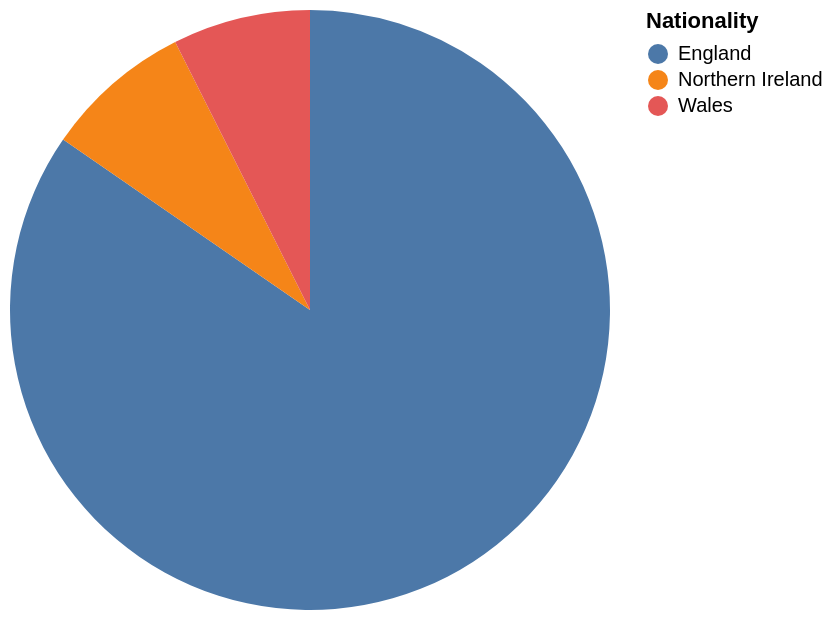

Write the Vega-Lite specification saved for this chart.
### Vega-Lite specification from a JSON file in a GitHub repository (floating-point values rounded to 4 significant figures)
{"data": {"values": [{"x_data": "England", "y_data": 308}, {"x_data": "Northern Ireland", "y_data": 29}, {"x_data": "Wales", "y_data": 27}]}, "mark": "arc", "encoding": {"theta": {"field": "y_data", "type": "quantitative", "title": "SUM(Age)"}, "color": {"field": "x_data", "type": "nominal", "title": "Nationality"}}}
